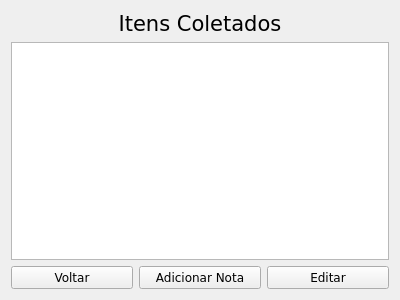
<?xml version="1.0" encoding="UTF-8"?>
<ui version="4.0">
 <class>listItemsWidget</class>
 <widget class="QWidget" name="listItemsWidget">
  <property name="geometry">
   <rect>
    <x>0</x>
    <y>0</y>
    <width>400</width>
    <height>300</height>
   </rect>
  </property>
  <property name="font">
   <font>
    <family>Verdana</family>
   </font>
  </property>
  <property name="windowTitle">
   <string>Itens Coletados</string>
  </property>
  <layout class="QVBoxLayout" name="verticalLayout">
   <item>
    <widget class="QLabel" name="label">
     <property name="font">
      <font>
       <family>Verdana</family>
       <pointsize>16</pointsize>
      </font>
     </property>
     <property name="text">
      <string>Itens Coletados</string>
     </property>
     <property name="alignment">
      <set>Qt::AlignHCenter|Qt::AlignTop</set>
     </property>
    </widget>
   </item>
   <item>
    <widget class="QListWidget" name="listWidgetItems">
     <property name="isWrapping" stdset="0">
      <bool>false</bool>
     </property>
    </widget>
   </item>
   <item>
    <layout class="QHBoxLayout" name="horizontalLayout">
     <item>
      <widget class="QPushButton" name="pushButtonBack">
       <property name="text">
        <string>Voltar</string>
       </property>
      </widget>
     </item>
     <item>
      <widget class="QPushButton" name="pushButtonNote">
       <property name="text">
        <string>Adicionar Nota</string>
       </property>
      </widget>
     </item>
     <item>
      <widget class="QPushButton" name="pushButtonEdit">
       <property name="text">
        <string>Editar</string>
       </property>
      </widget>
     </item>
    </layout>
   </item>
  </layout>
 </widget>
 <resources/>
 <connections/>
</ui>
